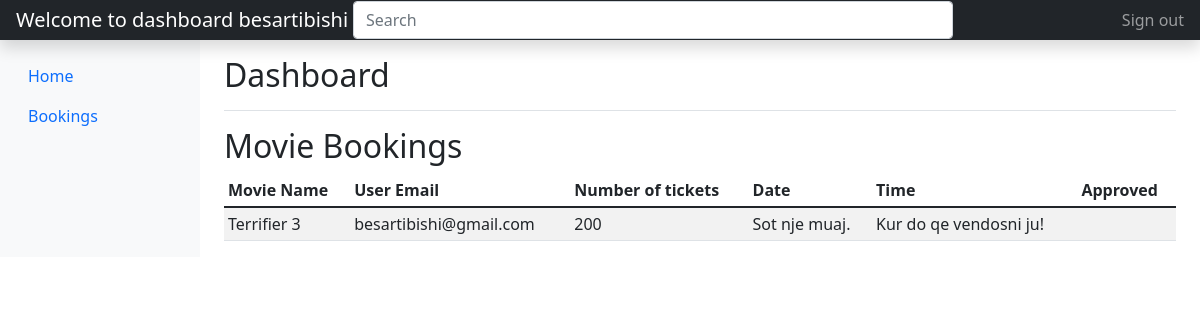
The page /bookings.php (signed in) on the database its author committed.
### tables this page shows
CREATE TABLE `bookings` (
  `id` int(5) NOT NULL,
  `user_id` int(5) NOT NULL,
  `movie_id` int(5) NOT NULL,
  `nr_tickets` int(10) NOT NULL,
  `is_approved` varchar(255) NOT NULL,
  `date` varchar(255) NOT NULL,
  `time` varchar(255) NOT NULL
);

CREATE TABLE `movies` (
  `id` int(5) NOT NULL,
  `movie_name` varchar(255) NOT NULL,
  `movie_desc` varchar(255) NOT NULL,
  `movie_quality` varchar(255) NOT NULL,
  `movie_rating` double NOT NULL,
  `movie_image` varchar(255) NOT NULL
);

CREATE TABLE `users` (
  `id` int(5) NOT NULL,
  `name` varchar(255) NOT NULL,
  `surname` varchar(255) NOT NULL,
  `username` varchar(255) NOT NULL,
  `email` varchar(255) NOT NULL,
  `password` varchar(255) NOT NULL,
  `confirmpassword` varchar(255) NOT NULL,
  `isadmin` varchar(255) NOT NULL
);

### bookings.php (the view, shortened to what this page needs)
<?php
   include_once('config.php');
   $user_id = $_SESSION['id'];
   if ($_SESSION['is_admin'] == 'true') {
     $sql = "SELECT movies.movie_name, users.email,bookings.id, bookings.nr_tickets, bookings.date, bookings.is_approved, bookings.time FROM movies
     INNER JOIN bookings ON movies.id = bookings.movie_id
     INNER JOIN users ON users.id = bookings.user_id";
    $selectBookings = $conn->prepare($sql);
    $selectBookings->execute();
    $bookings_data = $selectBookings->fetchAll();
   }else {
      $sql = "SELECT movies.movie_name, users.email, bookings.nr_tickets, bookings.date,bookings.is_approved, bookings.time
            FROM movies INNER JOIN bookings ON movies.id = bookings.movie_id
            INNER JOIN users ON users.id = bookings.user_id WHERE bookings.user_id = :user_id";
    $selectBookings = $conn->prepare($sql);
    $selectBookings->bindParam(':user_id',$user_id);
    $selectBookings->execute();
    $bookings_data = $selectBookings->fetchAll();
   }
 ?>
 <!DOCTYPE html>
 <html>
 <head>
 	<link href="https://cdn.jsdelivr.net/npm/bootstrap@5.1.3/dist/css/bootstrap.min.css" rel="stylesheet">
 </head>
 <body>
 <header class="navbar navbar-dark sticky-top bg-dark flex-md-nowrap p-0 shadow">
  <a class="navbar-brand col-md-3 col-lg-2 me-0 px-3" href="#"><?php echo "Welcome to dashboard ".$_SESSION['username']; ?></a>
  <input class="form-control form-control-dark w-50" type="text" placeholder="Search" aria-label="Search">
  <div class="navbar-nav">
    <div class="nav-item text-nowrap">
      <a class="nav-link px-3" href="logout.php">Sign out</a>
    </div>
  </div>
</header>
<div class="container-fluid">
  <div class="row">
    <nav id="sidebarMenu" class="col-md-3 col-lg-2 d-md-block bg-light sidebar collapse">
      <div class="position-sticky pt-3">
      <ul class="nav flex-column">
           <?php if ($_SESSION['is_admin'] == 'true') { ?>
            <li class="nav-item">
              <a class="nav-link" href="home.php">
                <span data-feather="file"></span>
                Home
              </a>
            </li>
          <li class="nav-item">
            <a class="nav-link active" aria-current="page" href="dashboard.php">
              <span data-feather="home"></span>
              Dashboard
            </a>
          </li>
          <li class="nav-item">
            <a class="nav-link" href="list_movies.php">
              <span data-feather="file"></span>
              Movies
            </a>
          </li>
          <li class="nav-item">
            <a class="nav-link" href="bookings.php">
              <span ></span>
              Bookings
            </a>
          </li>
        <?php }else{ ?>
          <li class="nav-item">
              <a class="nav-link" href="home.php">
                Home
              </a>
            </li>
            <li class="nav-item">
            <a class="nav-link" href="bookings.php">
              Bookings
            </a>
          </li>
        </ul>
        <?php }?>
      </div>
    </nav>
    <main class="col-md-9 ms-sm-auto col-lg-10 px-md-4">
      <div class="d-flex justify-content-between flex-wrap flex-md-nowrap align-items-center pt-3 pb-2 mb-3 border-bottom">
        <h1 class="h2">Dashboard</h1>
      </div>
      <h2>Movie Bookings</h2>
      <div class="table-responsive">
        <table class="table table-striped table-sm">
          <thead>
            <tr>
              <th scope="col">Movie Name</th>
              <th scope="col">User Email</th>
              <th scope="col">Number of tickets</th>
              <th scope="col">Date</th>
              <th scope="col">Time</th>
              <th scope="col">Approved</th>
            </tr>
          </thead>
          <tbody>
          <?php if ($_SESSION['is_admin'] == 'true') { ?>
            <?php foreach ($bookings_data as $booking_data) { ?>
               <tr>
                <td><?php echo $booking_data['movie_name']; ?></td>
                <td><?php echo $booking_data['email']; ?></td>
                <td><?php echo $booking_data['nr_tickets']; ?></td>
                <td><?php echo $booking_data['date']; ?></td>
                <td><?php echo $booking_data['time']; ?></td>
                <td ><?php echo $booking_data['is_approved']; ?></td>
                <td><a href="approve.php?id=<?= $booking_data['id'];?>">Approve</a></td>
                <td><a href="decline.php?id=<?= $booking_data['id'];?>">Decline</a></td>
              </tr>
           <?php }}else{ ?>
            <?php foreach ($bookings_data as $booking_data) { ?>
            <tr>
            <td><?php echo $booking_data['movie_name']; ?></td>
            <td><?php echo $booking_data['email']; ?></td>
            <td><?php echo $booking_data['nr_tickets']; ?></td>
            <td><?php echo $booking_data['date']; ?></td>
            <td><?php echo $booking_data['time']; ?></td>
            <td ><?php echo $booking_data['is_approved']; ?></td>
           </tr>
           <?php } ?>
          <?php } ?>
          </tbody>
        </table>
      </div>
    </main>
  </div>
</div>
  </body>
</html>
 </body>
 </html>

### rows shown on the page
bookings: movie.movie_name "Terrifier 3", user.email "besartibishi@gmail.com", nr_tickets "200", date "Sot nje muaj.", time "Kur do qe vendosni ju!"

### other values the page prints
$_SESSION['username'] "besartibishi"
